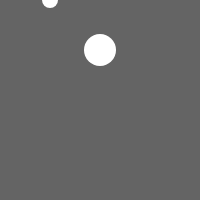
Frame 1 (no input)
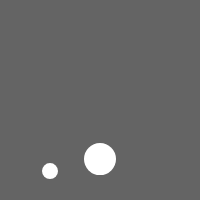
Frame 60 (no input)
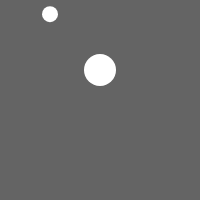
Frame 120 (the mouse pressed at the canvas centre since frame 60)

The p5.js sketch that drew these frames (run headless with seeded random() and noise() and a simulated clock; from frame 60 on, the mouse is pressed at the canvas centre):

// p5.js sketch
// ── sketch.js
let ball1;
let ball2;

let grav = 0.1;

function setup() {
	createCanvas(200, 200);
	// x, y, w
	ball1 = new Ball(50, 0, 16);
	ball2 = new Ball(100, 50, 32);
}

function draw() {
	background(100);
	ball1.display();
	ball1.move();
	ball1.checkEdges();
	ball2.display();
	ball2.move();
	ball2.checkEdges();
}


// ── ball.js
class Ball {
	constructor(x, y, w) {
		this.x = x;
		this.y = y;
		this.w = w;
		this.speed = 0;
	}

	display() {
		fill(255);
		noStroke();
		ellipseMode(CENTER);
		ellipse(this.x, this.y, this.w, this.w);
	}

	move() {
		// Add speed to y location
		this.y += this.speed;

		// Add gravity to speed
		this.speed += grav;
	}

	checkEdges() {
		// If ball reaches bottom, reverse speed
		if (this.y + this.w/2 > height) {
			this.speed = this.speed * -0.95;
		}
	}
}
